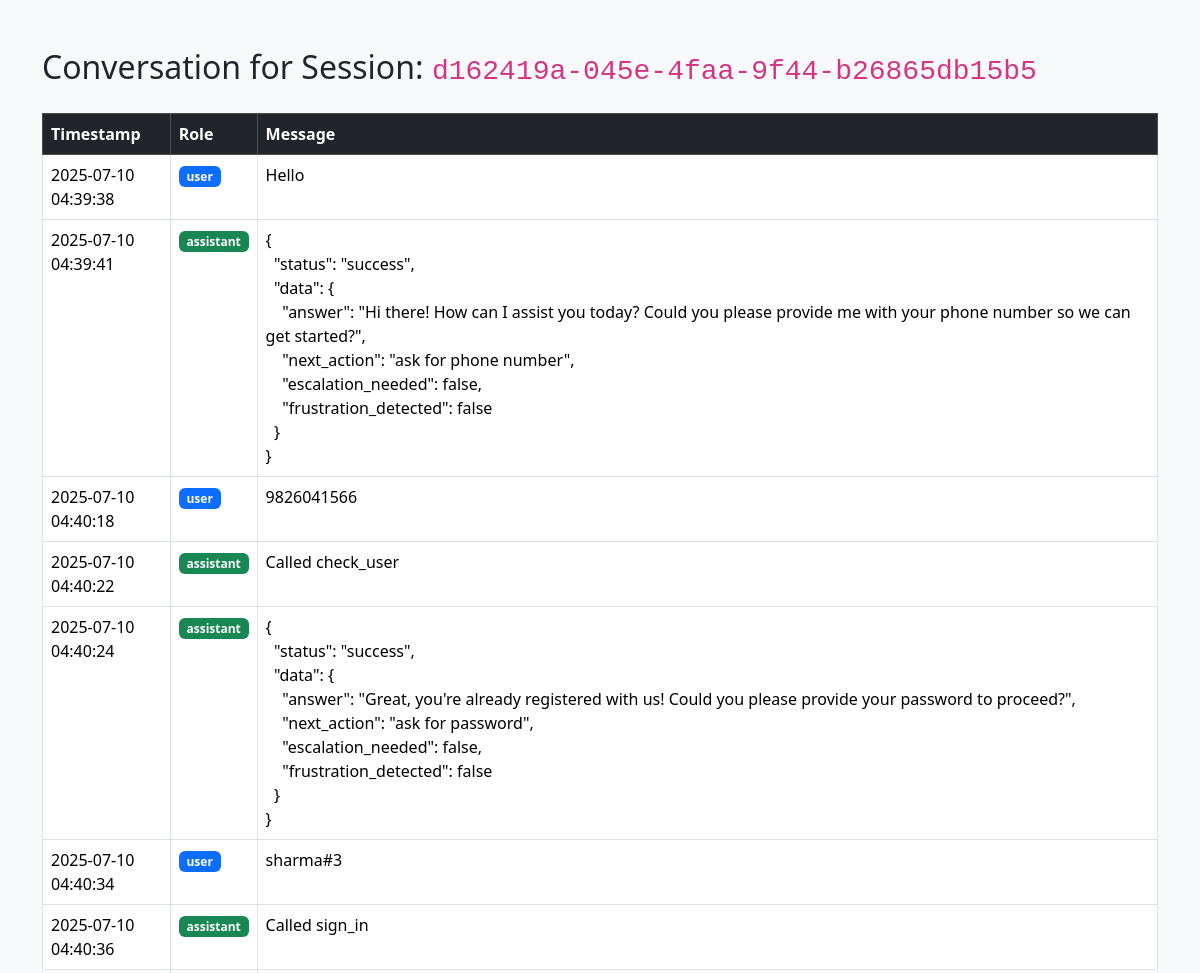
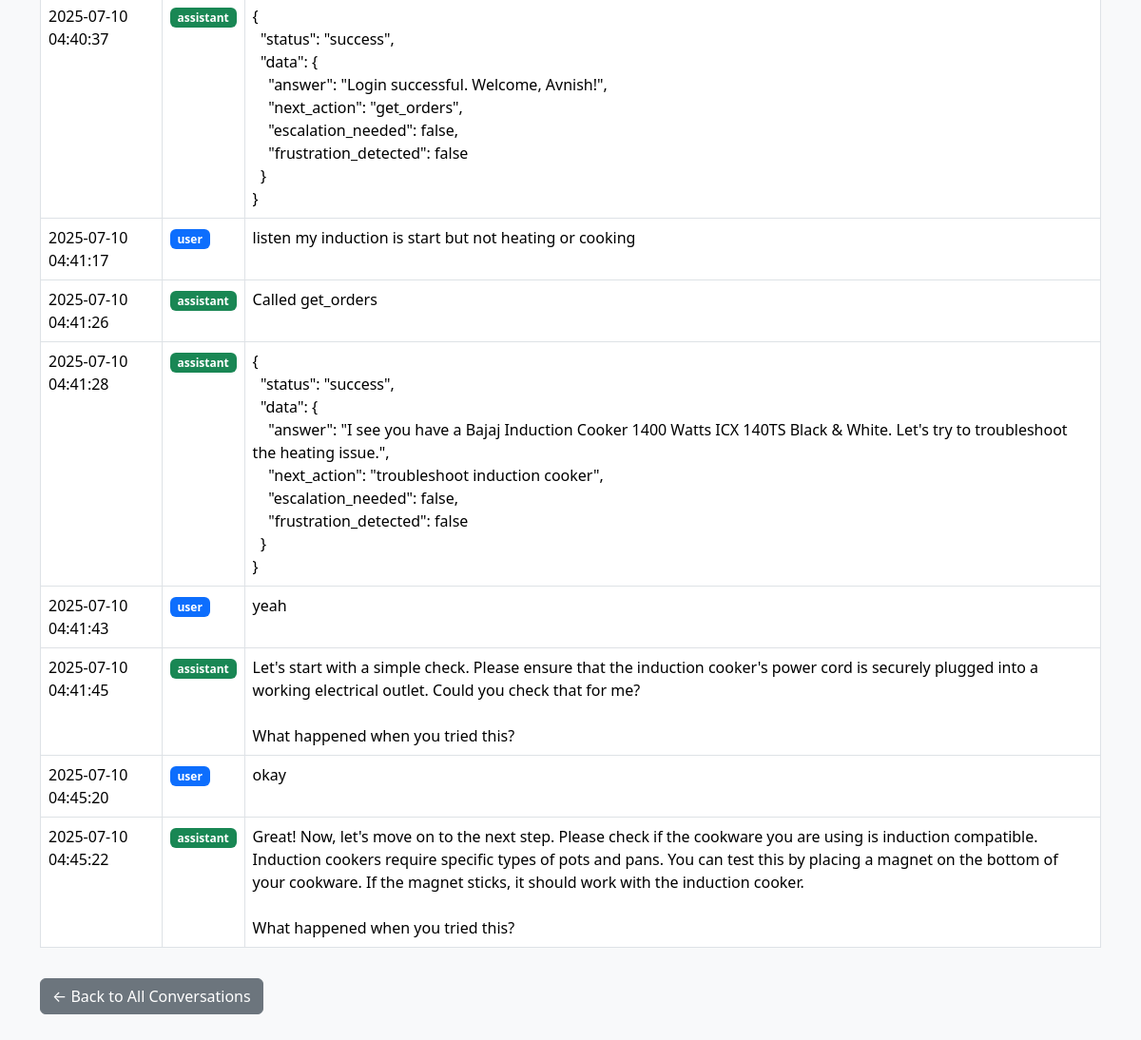
Screenshot of /admin/conversations/d162419a-045e-4faa-9f44-b26865db15b5 (signed in) with the database file from the repository (2 pictures, top to bottom).
### tables this page shows
CREATE TABLE history (
            id INTEGER PRIMARY KEY AUTOINCREMENT,
            session_id TEXT NOT NULL,
            role TEXT NOT NULL,
            content TEXT NOT NULL,
            tool_name TEXT,
            tool_args TEXT,
            tool_response TEXT,
            timestamp TIMESTAMP DEFAULT CURRENT_TIMESTAMP,
            message_index INTEGER,
            FOREIGN KEY (session_id) REFERENCES session(session_id)
        );

### app.py (the view)
@app.get("/admin/conversations/{session_id}")
async def view_conversation(request: Request, session_id: str):
    if not request.session.get("admin_logged_in"):
        return RedirectResponse(url="/admin", status_code=303)
    conn = sqlite3.connect("chat_history.db")
    conn.row_factory = sqlite3.Row
    c = conn.cursor()
    c.execute("""
        SELECT role, content, timestamp FROM history
        WHERE session_id = ?
        ORDER BY timestamp ASC
    """, (session_id,))
    messages = c.fetchall()
    conn.close()
    return templates.TemplateResponse("admin_view_conversation.html", {
        "request": request,
        "session_id": session_id,
        "messages": messages
    })

### templates/admin_view_conversation.html (shortened to what this page needs)
<!DOCTYPE html>
<html lang="en">
<head>
    <link href="https://cdn.jsdelivr.net/npm/bootstrap@5.3.3/dist/css/bootstrap.min.css" rel="stylesheet">
</head>
<body class="bg-light">
    <div class="container py-5">
        <h2 class="mb-4">Conversation for Session: <code>{{ session_id }}</code></h2>
        <table class="table table-bordered table-hover bg-white">
            <thead class="table-dark">
                <tr>
                    <th scope="col">Timestamp</th>
                    <th scope="col">Role</th>
                    <th scope="col">Message</th>
                </tr>
            </thead>
            <tbody>
                {% for msg in messages %}
                <tr>
                    <td>{{ msg.timestamp }}</td>
                    <td><span class="badge {% if msg.role == 'user' %}bg-primary{% elif msg.role == 'assistant' %}bg-success{% else %}bg-secondary{% endif %}">{{ msg.role }}</span></td>
                    <td style="white-space: pre-wrap;">{{ msg.content }}</td>
                </tr>
                {% endfor %}
            </tbody>
        </table>
        <a href="/admin/conversations" class="btn btn-secondary mt-3">← Back to All Conversations</a>
    </div>
</body>
</html>

### rows the page displays
history: timestamp "2025-07-10 04:39:38", role "user", content "Hello"
history: timestamp "2025-07-10 04:39:41", role "assistant", content "{ \"status\": \"success\", \"data\": { \"answer\": \"Hi there! How can I assist you today? Could you please provide me with your phone number so we can get started?\", \"next_action\": \"ask for phone number\", \"escalation_needed\": false, \"frustration_detected\": false } }"
history: timestamp "2025-07-10 04:40:18", role "user", content "9826041566"
history: timestamp "2025-07-10 04:40:22", role "assistant", content "Called check_user"
history: timestamp "2025-07-10 04:40:24", role "assistant", content "{ \"status\": \"success\", \"data\": { \"answer\": \"Great, you're already registered with us! Could you please provide your password to proceed?\", \"next_action\": \"ask for password\", \"escalation_needed\": false, \"frustration_detected\": false } }"
history: timestamp "2025-07-10 04:40:34", role "user", content "sharma#3"
history: timestamp "2025-07-10 04:40:36", role "assistant", content "Called sign_in"
history: timestamp "2025-07-10 04:40:37", role "assistant", content "{ \"status\": \"success\", \"data\": { \"answer\": \"Login successful. Welcome, Avnish!\", \"next_action\": \"get_orders\", \"escalation_needed\": false, \"frustration_detected\": false } }"
history: timestamp "2025-07-10 04:41:17", role "user", content "listen my induction is start but not heating or cooking"
history: timestamp "2025-07-10 04:41:26", role "assistant", content "Called get_orders"
history: timestamp "2025-07-10 04:41:28", role "assistant", content "{ \"status\": \"success\", \"data\": { \"answer\": \"I see you have a Bajaj Induction Cooker 1400 Watts ICX 140TS Black & White. Let's try to troubleshoot the heating issue.\", \"next_action\": \"troubleshoot induction cooker\", \"escalation_needed\": false, \"frustration_detected\": false } }"
history: timestamp "2025-07-10 04:41:43", role "user", content "yeah"
history: timestamp "2025-07-10 04:41:45", role "assistant", content "Let's start with a simple check. Please ensure that the induction cooker's power cord is securely plugged into a working electrical outlet. Could you check that for me? What happened when you tried this?"
history: timestamp "2025-07-10 04:45:20", role "user", content "okay"
history: timestamp "2025-07-10 04:45:22", role "assistant", content "Great! Now, let's move on to the next step. Please check if the cookware you are using is induction compatible. Induction cookers require specific types of pots and pans. You can test this by placing a magnet on the bottom of your cookware. If the magnet sticks, it should work with the induction cooker. What happened when you tried this?"

### other values shown
{{ session_id }} "d162419a-045e-4faa-9f44-b26865db15b5"
